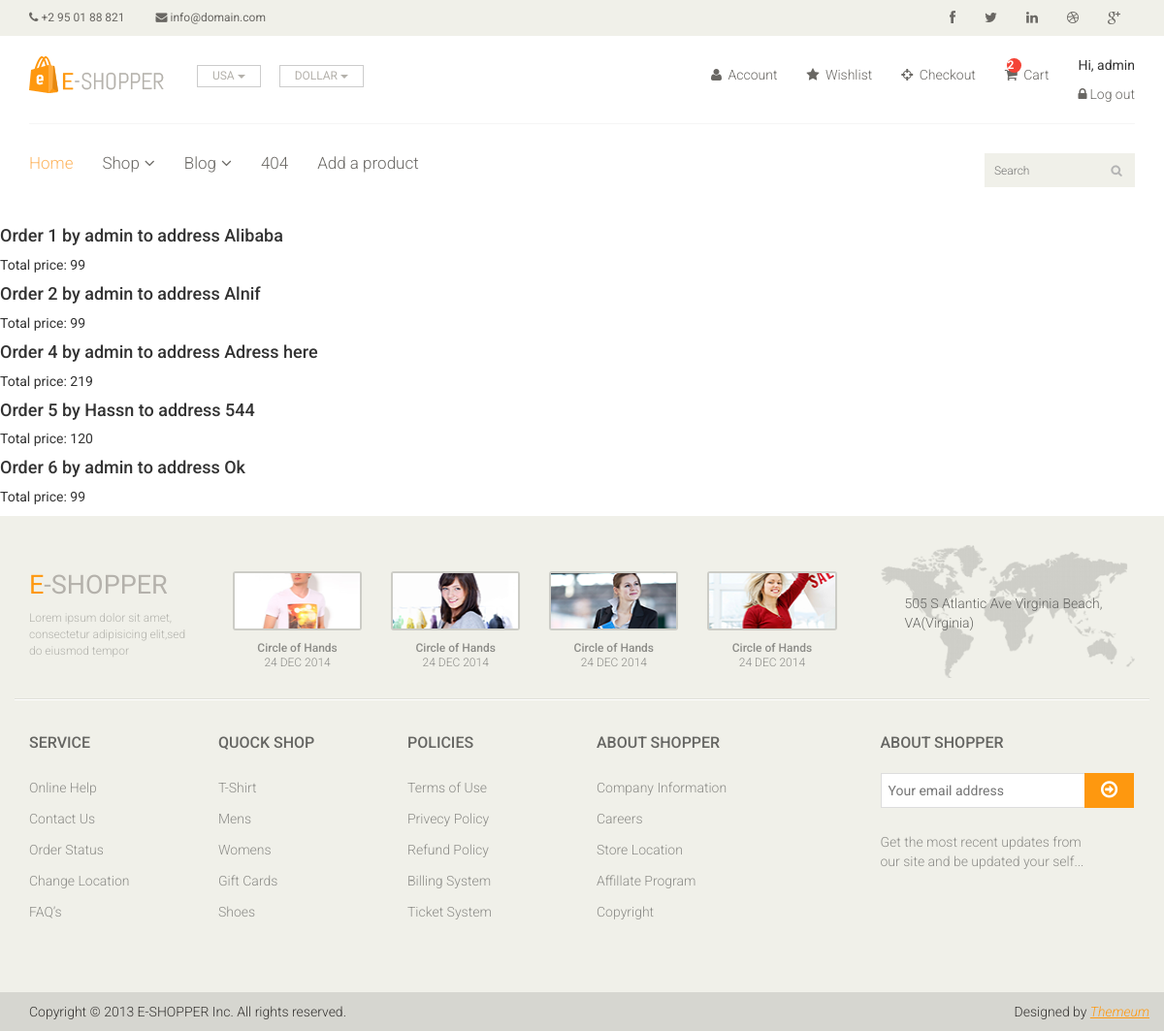
/orders/orders_list/ (signed in), run on the app's committed database.
### carts/models.py (models this page shows, shortened)
class Cart(models.Model):
    user = models.OneToOneField(User,
                                related_name='cart',
                                on_delete=models.CASCADE)
    items = models.ManyToManyField(Product)
    updated_at = models.DateTimeField(auto_now=True)

### orders/models.py (models this page shows, shortened)
class Order(models.Model):
    address = models.CharField(max_length=100)
    user = models.ForeignKey(User, on_delete=models.CASCADE)
    items = models.ManyToManyField(Product)
    created_at = models.DateTimeField(auto_now_add=True)
    def total_price(self):
        return self.items.aggregate(total_price=Sum('price'))['total_price']

### orders/views.py (the view)
# urls.py: path('orders/orders_list/', orders_list, name='orders_list'),
def orders_list(request):
    user = request.user
    if user.is_authenticated and user.is_superuser:
        orders = get_list_or_404(Order)
        return render(request, 'orders/orders.html', {'orders': orders})
    return redirect('products_list')

### templates/orders/orders.html (shortened to what this page needs)
{% extends "base.html" %}
{% block content %}
    {% for order in orders %}
        <h4>Order {{ order.id }} by {{ order.user }} to address {{ order.address }}</h4>
        <p>Total price: {{ order.total_price }}</p>
    {% empty %}
    <li>No orders yet.</li>
    {% endfor %}
{% endblock %}

### templates/base.html (shortened to what this page needs)
{% load static %}
<!DOCTYPE html>
<html lang="en">
<head>
    <link href="{% static 'css/bootstrap.min.css' %}" rel="stylesheet">
    <link href="{% static 'css/font-awesome.min.css' %}" rel="stylesheet">
    <link href="{% static 'css/prettyPhoto.css' %}" rel="stylesheet">
    <link href="{% static 'css/price-range.css' %}" rel="stylesheet">
    <link href="{% static 'css/animate.css' %}" rel="stylesheet">
    <link href="{% static 'css/main.css' %}" rel="stylesheet">
    <link href="{% static 'css/responsive.css' %}" rel="stylesheet">
</head>
<body>
    <header id="header">
        <div class="header_top">
            <div class="container">
                <div class="row">
                    <div class="col-sm-6">
                        <div class="contactinfo">
                            <ul class="nav nav-pills">
                                <li><a href="#"><i class="fa fa-phone"></i> +2 95 01 88 821</a></li>
                                <li><a href="#"><i class="fa fa-envelope"></i> info@domain.com</a></li>
                            </ul>
                        </div>
                    </div>
                    <div class="col-sm-6">
                        <div class="social-icons pull-right">
                            <ul class="nav navbar-nav">
                                <li><a href="#"><i class="fa fa-facebook"></i></a></li>
                                <li><a href="#"><i class="fa fa-twitter"></i></a></li>
                                <li><a href="#"><i class="fa fa-linkedin"></i></a></li>
                                <li><a href="#"><i class="fa fa-dribbble"></i></a></li>
                                <li><a href="#"><i class="fa fa-google-plus"></i></a></li>
                            </ul>
                        </div>
                    </div>
                </div>
            </div>
        </div>
        <div class="header-middle">
            <div class="container">
                <div class="row">
                    <div class="col-sm-4">
                        <div class="logo pull-left">
                            <a href="{% url 'home' %}"><img src="{% static 'images/home/logo.png' %}" alt="" /></a>
                        </div>
                        <div class="btn-group pull-right">
                            <div class="btn-group">
                                <button type="button" class="btn btn-default dropdown-toggle usa"
                                    data-toggle="dropdown">
                                    USA
                                    <span class="caret"></span>
                                </button>
                            </div>
                            <div class="btn-group">
                                <button type="button" class="btn btn-default dropdown-toggle usa"
                                    data-toggle="dropdown">
                                    DOLLAR
                                    <span class="caret"></span>
                                </button>
                            </div>
                        </div>
                    </div>
                    <div class="col-sm-8">
                        <div class="shop-menu pull-right">
                            <ul class="nav navbar-nav">
                                <li><a href="#"><i class="fa fa-user"></i> Account</a></li>
                                <li><a href="#"><i class="fa fa-star"></i> Wishlist</a></li>
                                <li><a href="checkout.html"><i class="fa fa-crosshairs"></i> Checkout</a></li>
                                <li>
                                    <a href="{% url 'cart' %}">
                                        {% if request.user.cart.items.all|length > 0 %}
                                        <span>
                                            {{ request.user.cart.items.all|length }}
                                        </span>
                                        {% endif %}
                                        <i class="fa fa-shopping-cart"></i>
                                        Cart
                                    </a>
                                </li>
                                <li>
                                    {% if user.is_authenticated %}
                                    <p>Hi, {{ user.username }}</p>
                                    <a href="{% url 'logout' %}"><i class="fa fa-lock"></i>Log out</a>
                                    {% else  %}
                                    <a href="{% url 'login' %}"><i class="fa fa-lock"></i>Log in</a>
                                    {% endif %}
                                </li>
                            </ul>
                        </div>
                    </div>
                </div>
            </div>
        </div>
        <div class="header-bottom">
            <div class="container">
                <div class="row">
                    <div class="col-sm-9">
                        <div class="mainmenu pull-left">
                            <ul class="nav navbar-nav collapse navbar-collapse">
                                <li><a href="{% url 'home' %}" class="active">Home</a></li>
                                <li class="dropdown"><a href="#">Shop<i class="fa fa-angle-down"></i></a>
                                </li>
                                <li class="dropdown"><a href="#">Blog<i class="fa fa-angle-down"></i></a>
                                </li>
                                <li><a href="404.html">404</a></li>
                                {% if user.is_superuser%}
                                <li><a href="{% url 'product_add' %}">Add a product</a></li>
                                {% else %}
                                <li><a href="contact-us.html">Contact</a></li>
                                {% endif %}
                            </ul>
                        </div>
                    </div>
                    <div class="col-sm-3">
                        <div class="search_box pull-right">
                            <input type="text" placeholder="Search" />
                        </div>
                    </div>
                </div>
            </div>
        </div>
    </header>
    {% block content %} {% endblock %}
    <footer id="footer">
		<div class="footer-top">
			<div class="container">
				<div class="row">
					<div class="col-sm-2">
						<div class="companyinfo">
							<h2><span>e</span>-shopper</h2>
							<p>Lorem ipsum dolor sit amet, consectetur adipisicing elit,sed do eiusmod tempor</p>
						</div>
					</div>
					<div class="col-sm-7">
						<div class="col-sm-3">
							<div class="video-gallery text-center">
								<a href="#">
									<div class="iframe-img">
										<img src="{% static 'images/home/iframe1.png' %}" alt="" />
									</div>
								</a>
								<p>Circle of Hands</p>
								<h2>24 DEC 2014</h2>
							</div>
						</div>
						<div class="col-sm-3">
							<div class="video-gallery text-center">
								<a href="#">
									<div class="iframe-img">
										<img src="{% static 'images/home/iframe2.png' %}" alt="" />
									</div>
								</a>
								<p>Circle of Hands</p>
								<h2>24 DEC 2014</h2>
							</div>
						</div>
						<div class="col-sm-3">
							<div class="video-gallery text-center">
								<a href="#">
									<div class="iframe-img">
										<img src="{% static 'images/home/iframe3.png' %}" alt="" />
									</div>
								</a>
								<p>Circle of Hands</p>
								<h2>24 DEC 2014</h2>
							</div>
						</div>
						<div class="col-sm-3">
							<div class="video-gallery text-center">
								<a href="#">
									<div class="iframe-img">
										<img src="{% static 'images/home/iframe4.png' %}" alt="" />
									</div>
								</a>
								<p>Circle of Hands</p>
								<h2>24 DEC 2014</h2>
							</div>
						</div>
					</div>
					<div class="col-sm-3">
						<div class="address">
							<img src="{% static 'images/home/map.png' %}" alt="" />
							<p>505 S Atlantic Ave Virginia Beach, VA(Virginia)</p>
						</div>
					</div>
				</div>
			</div>
		</div>
		<div class="footer-widget">
			<div class="container">
				<div class="row">
					<div class="col-sm-2">
						<div class="single-widget">
							<h2>Service</h2>
							<ul class="nav nav-pills nav-stacked">
								<li><a href="#">Online Help</a></li>
								<li><a href="#">Contact Us</a></li>
								<li><a href="#">Order Status</a></li>
								<li><a href="#">Change Location</a></li>
								<li><a href="#">FAQ’s</a></li>
							</ul>
						</div>
					</div>
					<div class="col-sm-2">
						<div class="single-widget">
							<h2>Quock Shop</h2>
							<ul class="nav nav-pills nav-stacked">
								<li><a href="#">T-Shirt</a></li>
								<li><a href="#">Mens</a></li>
								<li><a href="#">Womens</a></li>
								<li><a href="#">Gift Cards</a></li>
								<li><a href="#">Shoes</a></li>
							</ul>
						</div>
					</div>
					<div class="col-sm-2">
						<div class="single-widget">
							<h2>Policies</h2>
							<ul class="nav nav-pills nav-stacked">
								<li><a href="#">Terms of Use</a></li>
								<li><a href="#">Privecy Policy</a></li>
								<li><a href="#">Refund Policy</a></li>
								<li><a href="#">Billing System</a></li>
								<li><a href="#">Ticket System</a></li>
							</ul>
						</div>
					</div>
					<div class="col-sm-2">
						<div class="single-widget">
							<h2>About Shopper</h2>
							<ul class="nav nav-pills nav-stacked">
								<li><a href="#">Company Information</a></li>
								<li><a href="#">Careers</a></li>
								<li><a href="#">Store Location</a></li>
								<li><a href="#">Affillate Program</a></li>
								<li><a href="#">Copyright</a></li>
							</ul>
						</div>
					</div>
					<div class="col-sm-3 col-sm-offset-1">
						<div class="single-widget">
							<h2>About Shopper</h2>
							<form action="#" class="searchform">
								<input type="text" placeholder="Your email address" />
								<button type="submit" class="btn btn-default"><i class="fa fa-arrow-circle-o-right"></i></button>
								<p>Get the most recent updates from <br />our site and be updated your self...</p>
							</form>
						</div>
					</div>
				</div>
			</div>
		</div>
		<div class="footer-bottom">
			<div class="container">
				<div class="row">
					<p class="pull-left">Copyright © 2013 E-SHOPPER Inc. All rights reserved.</p>
					<p class="pull-right">Designed by <span><a target="_blank" href="http://www.themeum.com">Themeum</a></span></p>
				</div>
			</div>
		</div>
	</footer>
</body>
</html>
</html>

### data on the page
Order: id "1", user "admin", address "Alibaba", total_price "99"
Order: id "2", user "admin", address "Alnif", total_price "99"
Order: id "4", user "admin", address "Adress here", total_price "219"
Order: id "5", user "Hassn", address "544", total_price "120"
Order: id "6", user "admin", address "Ok", total_price "99"

### other printed values
{{ request.user.cart.items.all|length }} "2"
{{ user.username }} "admin"
